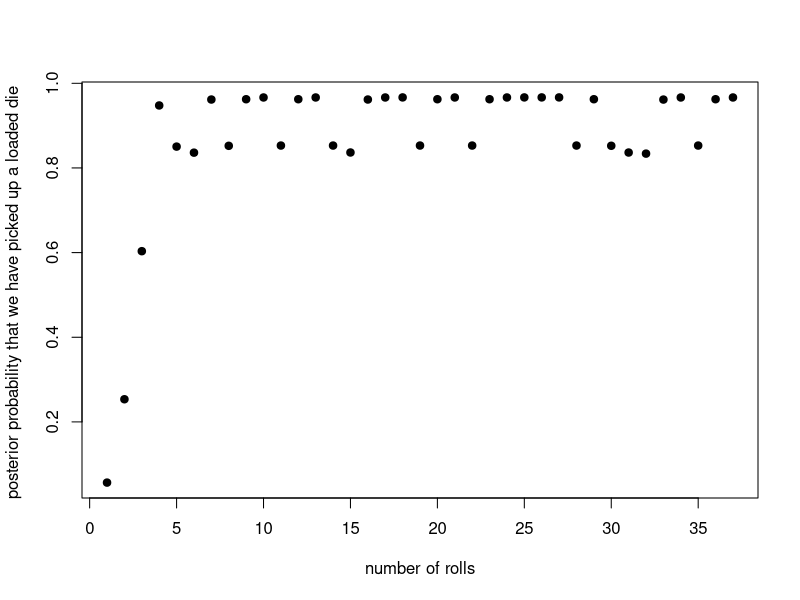
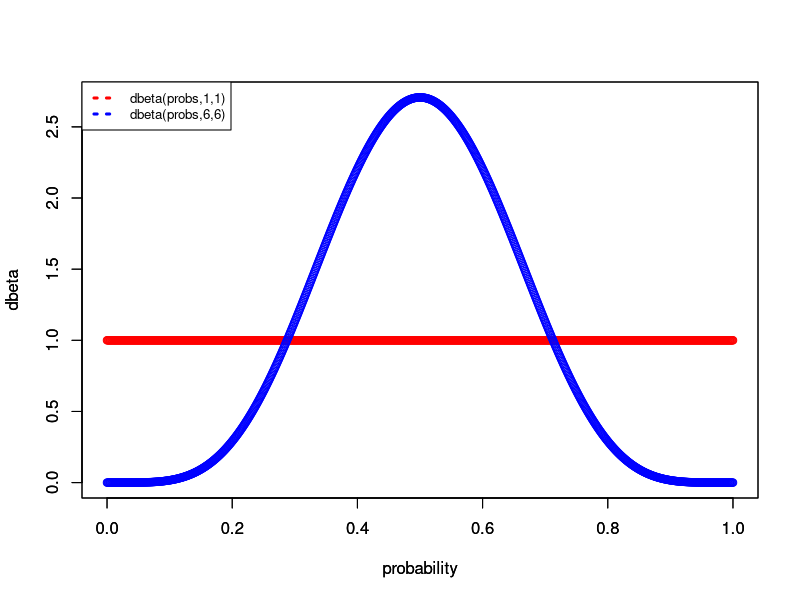
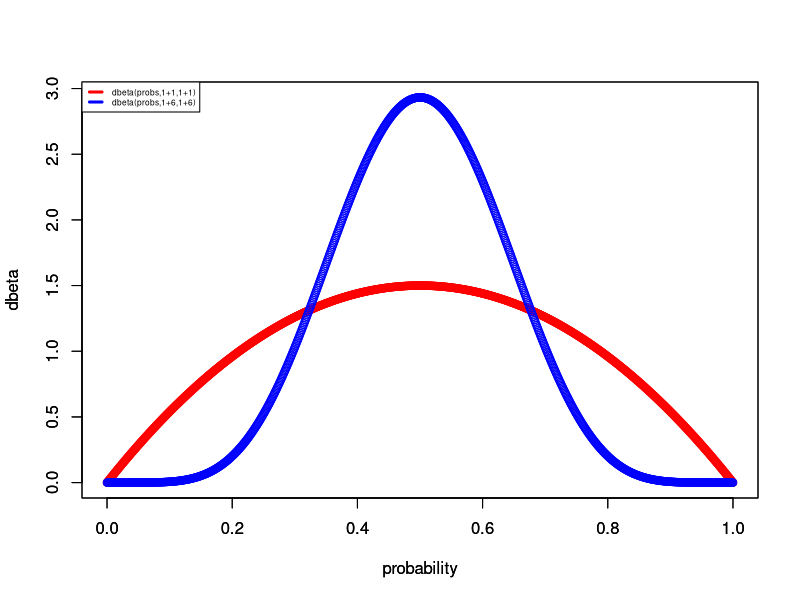
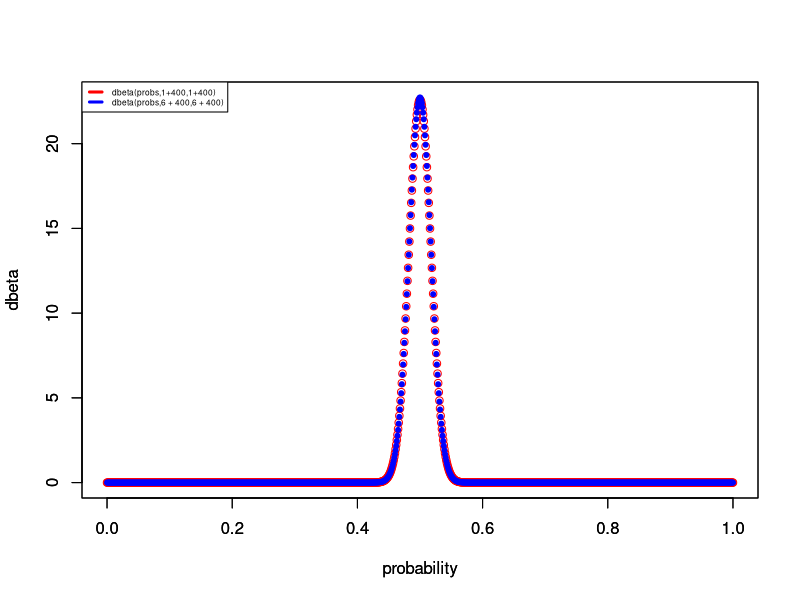

Write R code to recreate these figures, in order.
# Lab 03
rm(list=ls())

# Question (1)
data<-c(2,3,2,6,3,5,6,2,6,6,2,6,6,2,3,6,6,6,5,6,6,5,6,6,6,6,6,4,6,3,3,3,6,6,5,6,6)
probPrior <- c(0.01,0.99) 
probLoaded <- c(rep(1/10,5),5/10)
container <- vector()
for (i in 1:length(data)){
  denom <- probPrior[1] * probLoaded[data[i]] + probLoaded[2] * 1/6
  probPrior[1] <- probLoaded[data[i]] * probPrior[1]/denom
  container <- c(container,probPrior[1])
  probPrior[2] <- 1 - probPrior[1]
}
plot(1:length(data),container, 
     xlab="number of rolls", ylab="posterior probability that we have picked up a loaded die ", pch=19)
# Question 2A
probs <- seq(0, 1, 0.001)
maxY <- max(dbeta(probs, 1, 1), dbeta(probs, 6, 6))
minY <- min(dbeta(probs, 1, 1), dbeta(probs, 6, 6))
plot(probs, dbeta(probs, 1, 1), ylim=c(minY, maxY), col="red", xlab="probability", ylab="dbeta")
par(new=TRUE)
plot(probs, dbeta(probs, 6, 6), ylim=c(minY, maxY), col="blue", xlab="probability", ylab="dbeta")
legend("topleft", legend=c("dbeta(probs,1,1)", "dbeta(probs,6,6)"), 
       col=c("red", "blue"), lty=3, lwd = 3, cex=0.8)
# Question 2B
labX <- "probability"
labY <- "dbeta"
dbetaUpdateTwoNew_11 <- dbeta(probs,1+1, 1+1)
dbetaUpdateTwoNew_12 <- dbeta(probs,6+1, 6+1)
plot(probs,dbetaUpdateTwoNew_11, xlab=labX, ylab= labY, col="red",
     ylim=c(min(dbetaUpdateTwoNew_11,dbetaUpdateTwoNew_12),
            max(dbetaUpdateTwoNew_11,dbetaUpdateTwoNew_12)))
par(new=TRUE)
plot(probs,dbetaUpdateTwoNew_12, xlab=labX, ylab= labY, col= "blue",
     ylim=c(min(dbetaUpdateTwoNew_11,dbetaUpdateTwoNew_12), 
            max(dbetaUpdateTwoNew_11,dbetaUpdateTwoNew_12)))
legend("topleft", legend=c("dbeta(probs,1+1,1+1)","dbeta(probs,1+6,1+6)"), 
       col=c("red", "blue"), lty=2, lwd = 3, cex=0.5)

dbetaUpdateTwoNew_21 <- dbeta(probs,1+400, 1+400)
dbetaUpdateTwoNew_22 <- dbeta(probs,6+400, 6+400)
plot(probs,dbetaUpdateTwoNew_21, col="red", pch=21, xlab= labX, ylab= labY,
     ylim=c(min(dbetaUpdateTwoNew_21,dbetaUpdateTwoNew_22),
            max(dbetaUpdateTwoNew_21,dbetaUpdateTwoNew_22)))
par(new=TRUE)
plot(probs,dbetaUpdateTwoNew_22, col="blue", pch=20, xlab= labX, ylab =labY,
     ylim=c(min(dbetaUpdateTwoNew_21,dbetaUpdateTwoNew_22),
            max(dbetaUpdateTwoNew_21,dbetaUpdateTwoNew_22)))
legend("topleft", legend=c("dbeta(probs,1+400,1+400)","dbeta(probs,6 + 400,6 + 400)"), 
       col=c("red", "blue"), lty=2, lwd = 3, cex=0.5)
